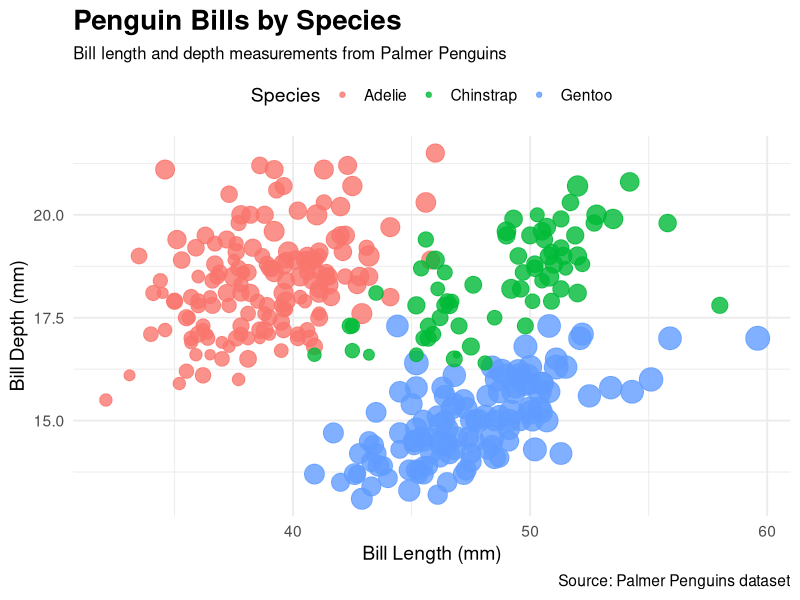

The R script that drew this image:
## ---- chunk 1
#| message: false
#| echo: false
library(tidyverse)
library(palmerpenguins)
## ---- chunk 2
#| echo: false
penguins
## ---- chunk 3
#| echo: false
#| warning: false

penguins |>
  drop_na(bill_length_mm, bill_depth_mm, body_mass_g, species) |>
  ggplot(
    aes(
      x = bill_length_mm,
      y = bill_depth_mm,
      color = species,
      size = body_mass_g
    )
  ) +
  geom_point(alpha = 0.8) +
  scale_size(range = c(2, 8), guide = "none") +
  labs(
    title = "Penguin Bills by Species",
    subtitle = "Bill length and depth measurements from Palmer Penguins",
    x = "Bill Length (mm)",
    y = "Bill Depth (mm)",
    color = "Species",
    caption = "Source: Palmer Penguins dataset"
  ) +
  theme_minimal(base_size = 14) +
  theme(
    plot.title = element_text(face = "bold", size = 20),
    plot.subtitle = element_text(size = 12),
    legend.position = "top"
  )
